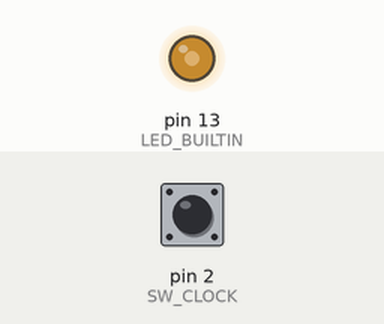
Simulated run of this sketch. Board: Arduino Uno, built with avr-gcc and run on an emulated ATmega328P. Shown: output pins drawn as LEDs (lit = HIGH). Inputs (shaded band) come from the test bench; at power-on: pin 2 (SW_CLOCK) HIGH. Pins used as bus, display or sensor lines are not drawn.

Above: at 0.1 s.
Timing chart, 0 to 1.6 s (numbered marks = the images above):
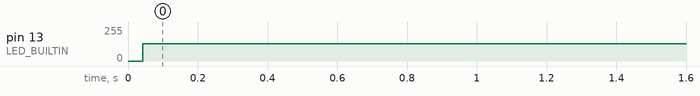

Measured:
- by itself, pin 13 (LED_BUILTIN): 0/255 → 128/255 at 0.04 s

The sketch:

sidewinder_gp.ino
```cpp
// PINS
const int SW_CLOCK   = 2;
const int SW_TRIGGER = 3;
const int SW_DATA    = 4;

// DATA
const byte SW_DATA_MASK = 1 << SW_DATA;
volatile byte swBitPosition = 0;
volatile bool swButton0 = false;
volatile bool swButton1 = false;
volatile bool swButton2 = false;
volatile bool swButton3 = false;
volatile bool swButton4 = false;
volatile bool swButton5 = false;
volatile bool swButton6 = false;
volatile bool swButton7 = false;
volatile bool swButton8 = false;
volatile bool swButton9 = false;
volatile bool swButton10 = false;
volatile bool swButton11 = false;
volatile bool swButton12 = false;
volatile bool swButton13 = false;
volatile bool swParity = false;
bool triggering = true;

void setup() {
  Serial.begin(115200);
  setupPins();
}

void setupPins() {
  pinMode(SW_DATA, INPUT_PULLUP);
  pinMode(SW_CLOCK, INPUT_PULLUP);
  pinMode(SW_TRIGGER, OUTPUT);
  pinMode(LED_BUILTIN, OUTPUT);

  attachInterrupt(digitalPinToInterrupt(SW_CLOCK), readSW, FALLING);
}

void loop() {
  triggering = true;
  if(checkParity())
    onValidData();

  resetData();

  digitalWrite(LED_BUILTIN, digitalRead(LED_BUILTIN) ^ 1);  // this is slow

  digitalWrite(SW_TRIGGER, LOW);        // Request packet
  delayMicroseconds(250);               // Wait at least 225us for clock to start and become stable.
  digitalWrite(SW_TRIGGER, HIGH);       // Reset
  triggering = false;
  // The delay here sets the trigger frequency and depends on the time onValidData() takes.
  // The faster it is, the greater the delay must be here.
  // The frequency should not exceed 1 KHz. The gamepad starts to behave erratically above that.
  // There is no way to know the value other than measuring or guessing.
  delayMicroseconds(100);
}

bool checkParity() {
  int swSetBitsCount = 0;
  if(swButton0) swSetBitsCount++;
  if(swButton1) swSetBitsCount++;
  if(swButton2) swSetBitsCount++;
  if(swButton3) swSetBitsCount++;
  if(swButton4) swSetBitsCount++;
  if(swButton5) swSetBitsCount++;
  if(swButton6) swSetBitsCount++;
  if(swButton7) swSetBitsCount++;
  if(swButton8) swSetBitsCount++;
  if(swButton9) swSetBitsCount++;
  if(swButton10) swSetBitsCount++;
  if(swButton11) swSetBitsCount++;
  if(swButton12) swSetBitsCount++;
  if(swButton13) swSetBitsCount++;
  bool calculatedParity = swSetBitsCount % 2 == 0;
  return swParity == calculatedParity;
}

void readSW() {
  // Time critical procedure! This has to be fast enough to keep up with the SW clock!
  if(triggering)  // Ignore noise when triggering
    return;
  bool value = (PIND & SW_DATA_MASK) == B00000000;  // digitalRead is too slow!
  switch(swBitPosition) {
    case 0: swButton0 = value; break;
    case 1: swButton1 = value; break;
    case 2: swButton2 = value; break;
    case 3: swButton3 = value; break;
    case 4: swButton4 = value; break;
    case 5: swButton5 = value; break;
    case 6: swButton6 = value; break;
    case 7: swButton7 = value; break;
    case 8: swButton8 = value; break;
    case 9: swButton9 = value; break;
    case 10: swButton10 = value; break;
    case 11: swButton11 = value; break;
    case 12: swButton12 = value; break;
    case 13: swButton13 = value; break;
    case 14: swParity = value; break;
  }
  ++swBitPosition;
}

void onValidData() {
  // Send values to USB host
  Serial.print(swButton0);
  Serial.print(swButton1);
  Serial.print(swButton2);
  Serial.print(swButton3);
  Serial.print(swButton4);
  Serial.print(swButton5);
  Serial.print(swButton6);
  Serial.print(swButton7);
  Serial.print(swButton8);
  Serial.print(swButton9);
  Serial.print(swButton10);
  Serial.print(swButton11);
  Serial.print(swButton12);
  Serial.println(swButton13);
}

void resetData() {
  swParity = false;
  swButton0 = false;
  swButton1 = false;
  swButton2 = false;
  swButton3 = false;
  swButton4 = false;
  swButton5 = false;
  swButton6 = false;
  swButton7 = false;
  swButton8 = false;
  swButton9 = false;
  swButton10 = false;
  swButton11 = false;
  swButton12 = false;
  swButton13 = false;
  swBitPosition = 0;
}
```
